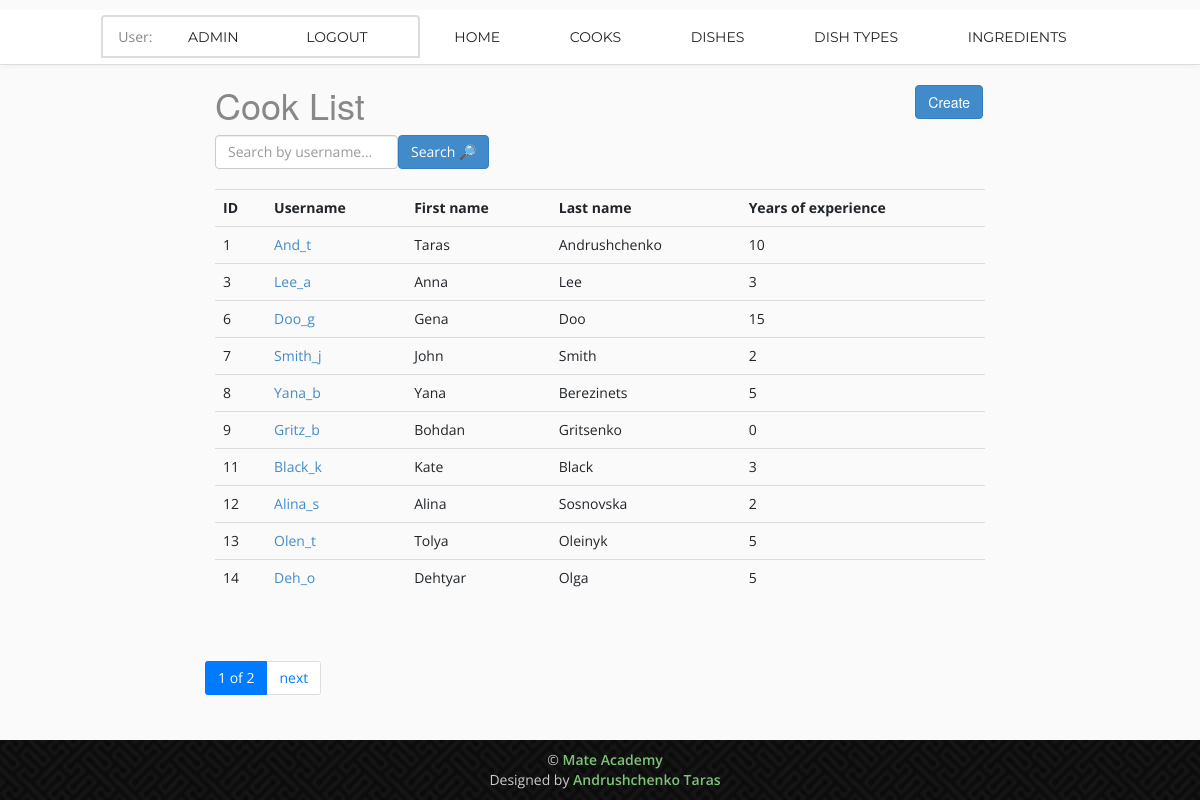
The page /cooks/ (signed in) on the database its author committed.
### workspace/models.py (models this page shows, shortened)
class Cook(AbstractUser):
    years_of_experience = models.IntegerField(default=0)
    class Meta:
        ordering = ["pk"]
    def get_absolute_url(self):
        return reverse("workspace:cook-detail", kwargs={"pk": self.pk})

### workspace/views.py (the view)
class CookListView(LoginRequiredMixin, generic.ListView):
    model = get_user_model()
    queryset = get_user_model().objects.all()
    paginate_by = 10
    def get_context_data(self, *, object_list=None, **kwargs):
        context = super(CookListView, self).get_context_data(**kwargs)
        username = self.request.GET.get("username", "")
        context["search_form"] = CookSearchForm(
            initial={
                "username": username
            }
        )
        return context
    def get_queryset(self):
        form = CookSearchForm(self.request.GET)
        if form.is_valid():
            return self.queryset.filter(
                username__icontains=form.cleaned_data["username"]
            )
        return self.queryset

### workspace/forms.py
class CookSearchForm(forms.Form):
    username = forms.CharField(
        max_length=255,
        required=False,
        label="",
        widget=forms.TextInput(attrs={"placeholder": "Search by username..."})
    )

### workspace/templatetags/query_transform.py (called while the page is built)
@register.simple_tag
def query_transform(request, **kwargs):
    updated = request.GET.copy()
    for key, value in kwargs.items():
        if value is not None:
            updated[key] = value
        else:
            updated.pop(key, 0)
    return updated.urlencode()

### templates/workspace/cook_list.html
{% extends "base.html" %}
{% load crispy_forms_filters %}
{% block content %}
  <div class="col-sm-2"></div>
  <div class="col-sm-8">
    <h1>
      Cook List
      <a href="{% url 'workspace:cook-create' %}" class="btn btn-primary link-to-page">
        Create
      </a>
    </h1>
    <form action="" method="get" class="form-inline">
      {{ search_form|crispy }}
      <input class="btn btn-primary" type="submit" value=" Search &#128270; ">
    </form>
    <br>
      {% if cook_list %}
      <table class="table">
        <tr>
          <th>ID</th>
          <th>Username</th>
          <th>First name</th>
          <th>Last name</th>
          <th>Years of experience</th>
        </tr>
      {% for cook in cook_list %}
        <tr>
          <td>{{ cook.id }}</td>
          <td><a href="{{ cook.get_absolute_url }}">{{ cook.username }}</a></td>
          <td>{{ cook.first_name }}</td>
          <td>{{ cook.last_name }}</td>
          <td>{{ cook.years_of_experience }}</td>
        </tr>
      {% endfor %}
      </table>
      {% else %}
        <p>There are no cooks in the service.</p>
      {% endif %}
  </div>
  <div class="col-sm-2"></div>
{% endblock %}

### templates/includes/nav-bar.html (shortened to what this page needs)
	<nav class="main-nav-outer" id="test">
			<ul class="main-nav">
        {% if user.is_authenticated %}
          <li class="list-group-item">User: <a href="{{ user.get_absolute_url }}">{{ user.get_username }}</a>
            <a href="{% url 'logout'%}?next={{request.path}}">Logout</a>
        {% else %}
          <li class="list-group-item"><a href="{% url 'login'%}?next={{request.path}}">Login</a></li>
        {% endif %}
          <li><a href="{% url 'workspace:index' %}">Home</a></li>
          <li><a href="{% url 'workspace:cook-list' %}">Cooks</a></li>
          <li><a href="{% url 'workspace:dish-list' %}">Dishes</a></li>
          <li><a href="{% url 'workspace:dish-type-list' %}">Dish types</a></li>
          <li><a href="{% url 'workspace:ingredient-list' %}">Ingredients</a></li>
			</ul>
	</nav>

### static/css/style.css (style rules this page uses)
a, a:hover, a:active { outline:0px !important }
body { background:#fafafa; font-family: 'Open Sans', sans-serif; font-size:14px; font-weight:normal; color:#888888; margin:0; }
.main-nav-outer { padding:0px; border-bottom:1px solid #dddddd; box-shadow:0 4px 5px -3px #ececec; position:relative; background:#fff; }
.main-nav { text-align:center; margin:10px 0 0px; padding:0; list-style:none; }
.main-nav li { display:inline; margin:0 1px; }
.main-nav li a { display:inline-block; color:#222222; text-transform:uppercase; font-family: 'Montserrat', sans-serif; text-decoration: none; line-height:20px; margin:17px 32px; transition:all 0.3s ease-in-out; -moz-transition:all 0.3s ease-in-out; -webkit-transition:all 0.3s ease-in-out; }
.link-to-page { float: right; margin: 0 2px 0 2px; }

### static/css/responsive.css (style rules this page uses)
@media only screen and (min-width: 992px) { .main-nav { display:block !important; } }

### rows shown on the page
Cook: get_username "ADMIN"
Cook: id "1", username "And_t", first_name "Taras", last_name "Andrushchenko", years_of_experience "10"
Cook: id "3", username "Lee_a", first_name "Anna", last_name "Lee", years_of_experience "3"
Cook: id "6", username "Doo_g", first_name "Gena", last_name "Doo", years_of_experience "15"
Cook: id "7", username "Smith_j", first_name "John", last_name "Smith", years_of_experience "2"
Cook: id "8", username "Yana_b", first_name "Yana", last_name "Berezinets", years_of_experience "5"
Cook: id "9", username "Gritz_b", first_name "Bohdan", last_name "Gritsenko", years_of_experience "0"
Cook: id "11", username "Black_k", first_name "Kate", last_name "Black", years_of_experience "3"
Cook: id "12", username "Alina_s", first_name "Alina", last_name "Sosnovska", years_of_experience "2"
Cook: id "13", username "Olen_t", first_name "Tolya", last_name "Oleinyk", years_of_experience "5"
Cook: id "14", username "Deh_o", first_name "Dehtyar", last_name "Olga", years_of_experience "5"

### other values the page prints
{{ page_obj.number }} "1"
{{ paginator.num_pages }} "2"
